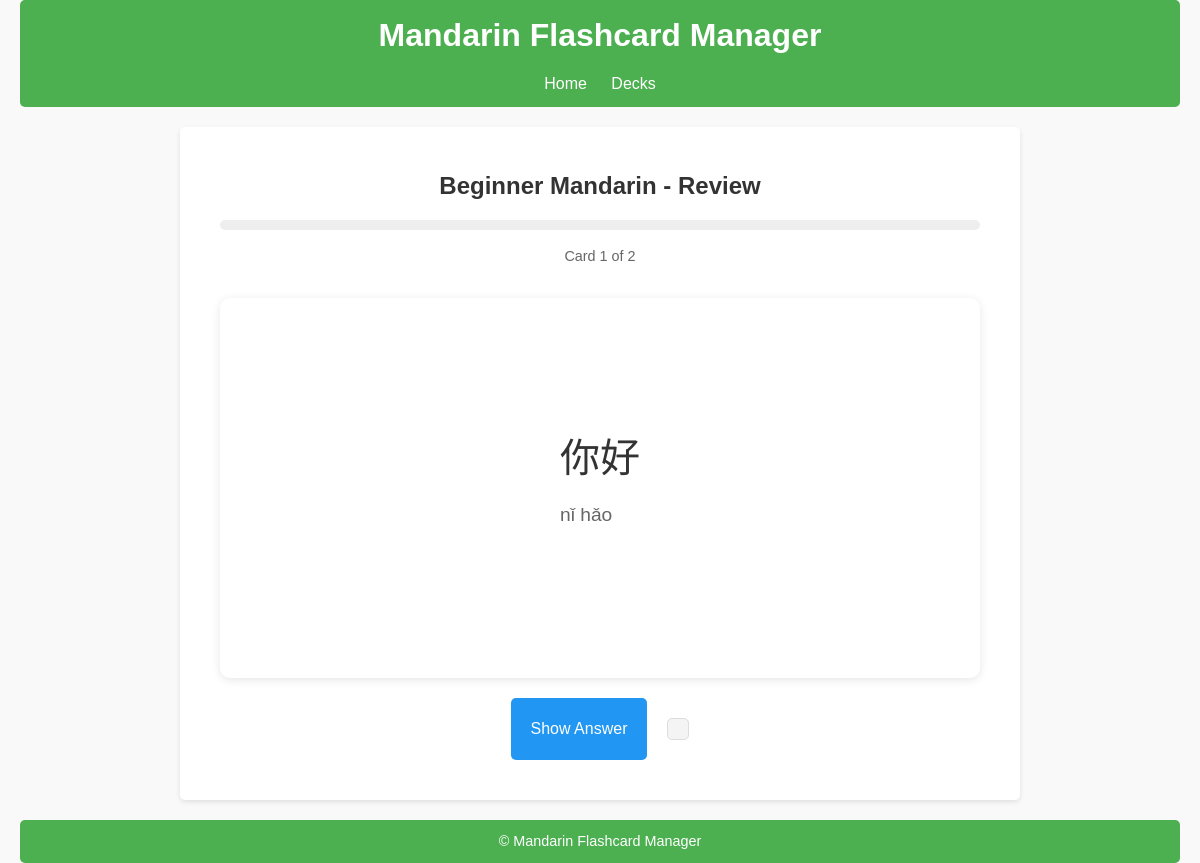
The page /review/1 on the database its author committed.
### src/database/models/deck.py (models this page shows)
class Deck(Base):
    __tablename__ = "decks"
    id = Column(Integer, primary_key=True, index=True)
    name = Column(String, unique=True, nullable=False)
    description = Column(String, nullable=True)
    flashcards = relationship("Flashcard", back_populates="deck", cascade="all, delete")

### src/database/models/flashcard.py (models this page shows)
class Flashcard(Base):
    __tablename__ = "flashcards"
    id = Column(Integer, primary_key=True, index=True)
    deck_id = Column(Integer, ForeignKey("decks.id", ondelete="CASCADE"), nullable=False)
    word = Column(String, nullable=False)
    pinyin = Column(String, nullable=False)
    translation = Column(String, nullable=False)
    example_sentence = Column(String, nullable=True)  # nullable=True since it's optional
    deck = relationship("Deck", back_populates="flashcards")

### src/routes/review.py (the view)
@review_bp.route('/review/<int:deck_id>')
def start_review(deck_id):
    db = SessionLocal()
    try:
        deck = db.query(Deck).get(deck_id)
        if not deck:
            return "Deck not found", 404
        flashcards = db.query(Flashcard).filter_by(deck_id=deck_id).all()
        if not flashcards:
            return "No flashcards in this deck", 404
        random.shuffle(flashcards)
        session['cards_to_review'] = [card.id for card in flashcards]
        session['current_card_index'] = 0
        return render_template('review.html',
                               deck=deck,
                               card=flashcards[0],
                               current_card_index=0,
                               progress=0,
                               total=len(flashcards))
    finally:
        db.close()

### src/templates/review.html (shortened to what this page needs)
{% extends "base.html" %}
{% block content %}
<div class="review-container">
    <div class="review-header">
        <h2>{{ deck.name }} - Review</h2>
        <div class="progress-bar">
        </div>
        <div class="progress-text">
            Card {{ current_card_index + 1 }} of {{ total }}
        </div>
    </div>
    <div class="flashcard" id="flashcard">
        <div class="card-front" id="cardFront">
            <div class="chinese-text">{{ card.word }}</div>
            <div class="pinyin">{{ card.pinyin }}</div>
        </div>
    </div>
    <div class="review-actions">
        <button onclick="flipCard()" class="button flip-btn" id="flipButton">Show Answer</button>
        <form action="{{ url_for('review.next_card', deck_id=deck.id) }}" method="POST" class="next-form">
        </form>
    </div>
</div>
{% endblock %}

### src/static/styles.css (style rules this page uses)
body, h1, h2, h3, p, ul, li, a, button, input, label { margin: 0; padding: 0; box-sizing: border-box; }
body { font-family: Arial, sans-serif; background-color: #f9f9f9; color: #333; line-height: 1.6; padding: 0 20px; }
form { margin: 20px 0; padding: 10px; background: #f4f4f4; border: 1px solid #ddd; border-radius: 5px; }
.review-container { max-width: 800px; margin: 0 auto; padding: 20px; }
.review-header { margin-bottom: 30px; text-align: center; }
.progress-bar { width: 100%; height: 10px; background-color: #eee; border-radius: 5px; margin: 15px 0; overflow: hidden; }
.progress-text { color: #666; font-size: 0.9em; }
.flashcard { background-color: white; border-radius: 10px; box-shadow: 0 2px 10px rgba(0,0,0,0.1); padding: 40px; margin: 20px 0; min-height: 300px; display: flex; flex-direction: column; justify-content: center; align-items: center; cursor: pointer; }
.chinese-text { font-size: 2.5em; margin-bottom: 10px; }
.pinyin { font-size: 1.2em; color: #666; margin-bottom: 20px; }
.review-actions { display: flex; justify-content: center; gap: 20px; margin-top: 20px; }
.flip-btn { background-color: #2196F3; color: white; }
.button { padding: 10px 20px; border: none; border-radius: 5px; cursor: pointer; font-size: 1em; transition: background-color 0.3s; }

### rows shown on the page
Deck: name "Beginner Mandarin"
Flashcard: word "你好", pinyin "nǐ hǎo"

### other values the page prints
{{ current_card_index + 1 }} "1"
{{ total }} "2"
